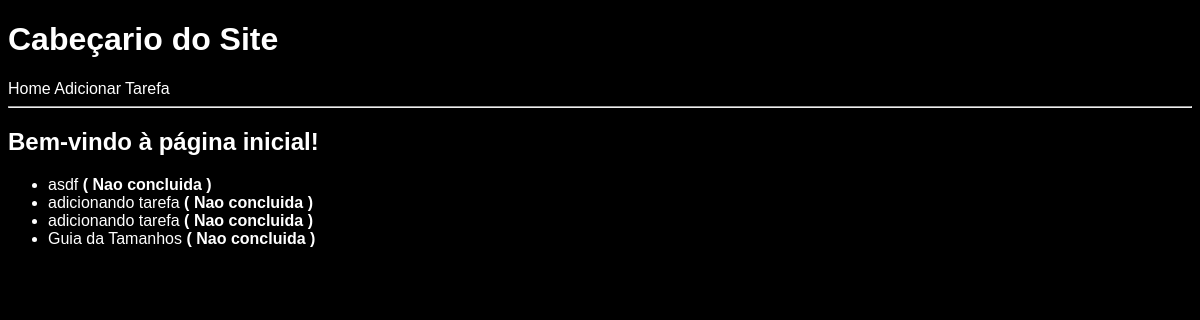
The page /tarefas/ on the database as committed earlier.
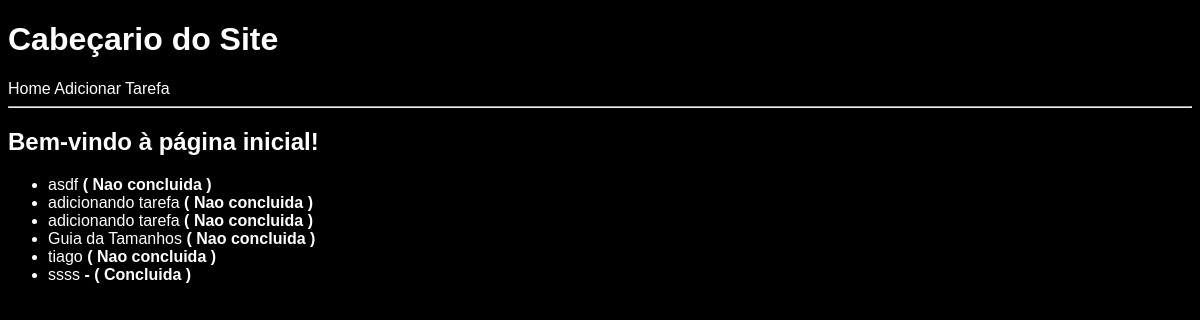
The same page on the database as committed later.
### tarefas/models.py (models this page shows, shortened)
class Tarefa(models.Model):
        titulo = models.CharField(max_length=100)
        descricao = models.TextField()
        criado_em = models.DateTimeField(auto_now_add=True)
        concluida = models.BooleanField(default=False)

### tarefas/views.py (the view)
# urls.py: path("", views.home, name= "home"),
def home(request):
    tarefas = Tarefa.objects.all()
    return render(request, 'tarefas/home.html', {'tarefas': tarefas})

### tarefas/Templates/tarefas/home.html (shortened to what this page needs)
{% extends 'tarefas/base.html' %}
{%  block corpo %}
<h2>Bem-vindo à página inicial!</h2>
{%if tarefas %}
<ul >
    {% for tarefa in tarefas %}
    <li>
        <a href="{% url 'tarefa' tarefa.id %}">{{ tarefa.titulo }}</a>
        <strong>
        {% if tarefa.concluida %}-
        ( Concluida )
        {% else %}
        ( Nao concluida )
        {% endif %}
    </strong>
    </li>
    {% endfor %}
    </ul>
{% else %}
<p>Nenhuma tarefa encontrada.</p>
{% endif %}
{% endblock %}

Rows that differ between the two databases and show on the page:
added Tarefa: titulo "tiago", concluida "( Nao concluida )"
added Tarefa: titulo "ssss", concluida "- ( Concluida )"
